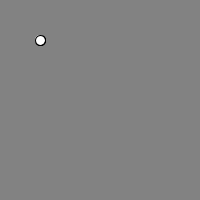
Frame 1 (no input)
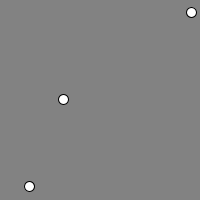
Frame 60 (the mouse pressed at the canvas centre just before this capture)
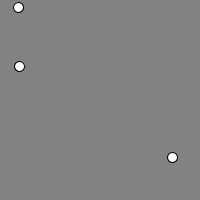
Frame 120 (the mouse held since frame 60 and released just before this capture)

The Processing sketch that drew these frames (run headless with seeded random() and noise(); from frame 60 on, the mouse is pressed at the canvas centre):

// Processing sketch: processing_96867
// ── processing_96867.pde

color bg = color(130);
color fg = color(255);
int balls=3;
int radius = 10;
float x[]=new float[balls], y[]=new float[balls], vx[]=new float[balls], vy[]=new float[balls] ;
 
void setup()
{
  size(200, 200);
  for (int i=0;i<balls;i++)
  {
    x[i] = width/5;
    y[i] = height/5;
    float a = random(TWO_PI);
    vx[i] = cos(a)*3;
    vy[i] = sin(a)*3;
  }
}
 
void draw()
{
  background(bg);
  fill(fg);
  for (int i=0;i<balls;i++)   ellipse(x[i], y[i], radius, radius);
  move();
  collide();
}
 
void move()
{
  float dt = 1;
  for (int i=0;i<balls;i++)
  {
    x[i] += vx[i]*dt;
    y[i] += vy[i]*dt;
  }
}
 
void collide()
{
  for (int i=0;i<balls;i++)
  {
  if ( x[i]<0 || x[i]>width ) vx[i] = -vx[i];
  if ( y[i]<0 || y[i]>height ) vy[i] = -vy[i];
}
}
